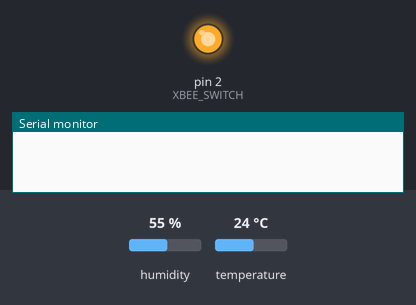
The sketch below on a simulated Arduino Uno, built with avr-gcc and run on an emulated ATmega328P. Shown: output pins drawn as LEDs (lit = HIGH), the last lines printed to the serial monitor. Wiring (inferred from the names in the program): DHT11 sensor: data pin 12. The inputs (shaded band) are chosen by the test bench; at power-on: humidity 55 %, temperature 24 °C.

Above: at 0.1 s.
At 12.6 s:
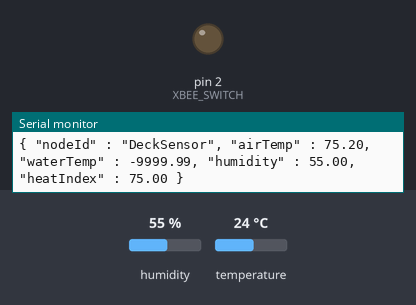
Timing chart, 0 to 14.1 s (numbered marks = the images above):
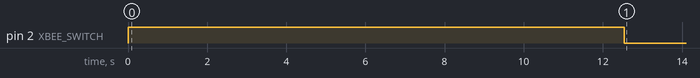

Measured:
- by itself, pin 2 (XBEE_SWITCH): HIGH → LOW at 12.5 s

The sketch:

diyha_air_humidity_liquid.ino
```cpp
//This program uses the following libraries -
//DHT
//OneWire
//LowPower

#include "DHT.h"
#include "OneWire.h"
#include "LowPower.h"
#define WATERPIN 6
#define DHTPIN 12
#define DHTTYPE DHT11

#define NODE_ID "DeckSensor"
#define READ_DELAY_MS 250
#define SLEEP_MINS 10
#define XBEE_SWITCH 2
#define XBEE_BOOT_MS 10000
#define XBEE_ON HIGH
#define XBEE_OFF LOW

DHT dht(DHTPIN, DHTTYPE);
OneWire ds(WATERPIN);

float humidity = 0.0;
float temp = 0.0;
float heatIndex = 0.0;
float waterTemp = -9999.99;

void setup() {
  pinMode(XBEE_SWITCH, OUTPUT);
  digitalWrite(XBEE_SWITCH, XBEE_ON);
  delay(XBEE_BOOT_MS);
  Serial.begin(115200);
  dht.begin();

  Serial.print("{");
  Serial.print("\"init\": \"");
  Serial.print(NODE_ID);
  Serial.println("\"}");
  Serial.flush();

  readDHT();
  //readWaterTemp();
  delay(500);
}

void loop() {
  delay(250);
  readDHT();
  //readWaterTemp();
  printJson();
  // sleep is for 10 seconds each, so this is
  // 10 minutes
  sleep(SLEEP_MINS * 6);
  //sleep(1);
}

void sleep(int repeat) {
  delay(1000);
  digitalWrite(XBEE_SWITCH, XBEE_OFF);

  if (repeat < 1) {
    repeat = 1;
  }

  for (int i = 0; i < repeat; i++) {
    LowPower.powerDown(SLEEP_8S, ADC_OFF, BOD_OFF);
    LowPower.powerDown(SLEEP_2S, ADC_OFF, BOD_OFF);
  }

  digitalWrite(XBEE_SWITCH, XBEE_ON);
  delay(XBEE_BOOT_MS);
}

void readWaterTemp() {
  delay(READ_DELAY_MS);
  byte data[12];
  byte addr[8];

  if ( !ds.search(addr)) {
    //no more sensors on chain, reset search
    ds.reset_search();
    waterTemp - 1000;
  }

  if ( OneWire::crc8( addr, 7) != addr[7]) {
    Serial.println("CRC is not valid!");
    waterTemp - 1000;
  }

  if ( addr[0] != 0x10 && addr[0] != 0x28) {
    Serial.print("Device is not recognized");
    waterTemp - 1000;
  }

  ds.reset();
  ds.select(addr);
  ds.write(0x44, 1);

  byte present = ds.reset();
  ds.select(addr);
  ds.write(0xBE);


  for (int i = 0; i < 9; i++) {
    data[i] = ds.read();
  }

  ds.reset_search();

  byte MSB = data[1];
  byte LSB = data[0];

  float tRead = (MSB << 8) | LSB;
  waterTemp = (tRead / 16) * 1.8 + 32;

  delay(READ_DELAY_MS);
}

void printJson() {

  if (isnan(temp)) {
    temp = -1000.0;
  }

  if (isnan(waterTemp)) {
    waterTemp = -1000.0;
  }

  if (isnan(humidity)) {
    humidity = -1000.0;
  }

  if (isnan(heatIndex)) {
    heatIndex = -1000.0;
  }

  Serial.print("{ \"nodeId\" : \"");
  Serial.print(NODE_ID);
  Serial.print("\", ");
  Serial.print("\"airTemp\" : ");
  Serial.print(temp);
  Serial.print(", ");
  Serial.print("\"waterTemp\" : ");
  Serial.print(waterTemp);
  Serial.print(", ");
  Serial.print("\"humidity\" : ");
  Serial.print(humidity);
  Serial.print(", ");
  Serial.print("\"heatIndex\" : ");
  Serial.print(heatIndex);
  Serial.print(" }");
  Serial.println();
  Serial.flush();
}

void readDHT() {
  // wait a moment
  delay(READ_DELAY_MS);
  humidity = dht.readHumidity();
  temp = dht.readTemperature(true);
  heatIndex = dht.computeHeatIndex(temp, humidity);
}
```
